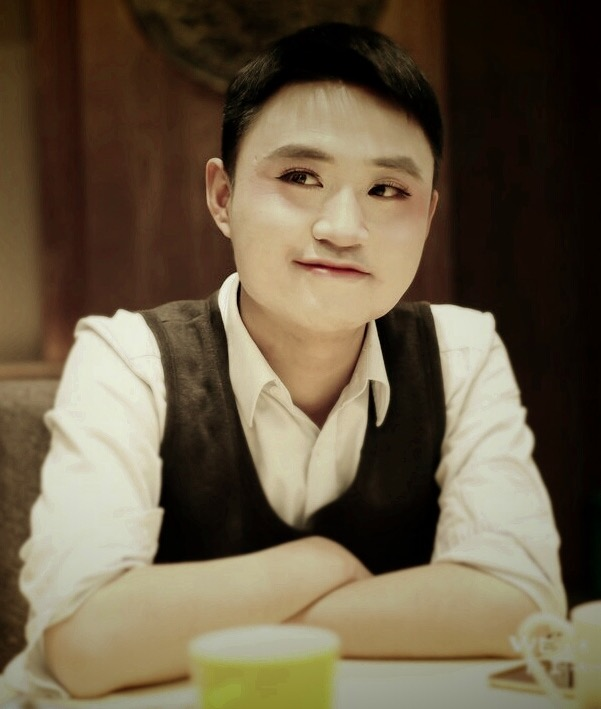
#> input picture wordcloud/myself.jpg, 601 x 709 px
$ python readbound.py
#> lines starting #> are read from the running program, lines starting #| are printed output that depends on the picture
#!/usr/bin/env python3

from PIL import Image, ImageFilter
from PIL import ImageOps

import numpy as np

img = Image.open("myself.jpg");
#> img is the input picture: PIL image 601x709 RGB; mean R, G, B 106.7, 93.1, 71


img = img.convert('L')
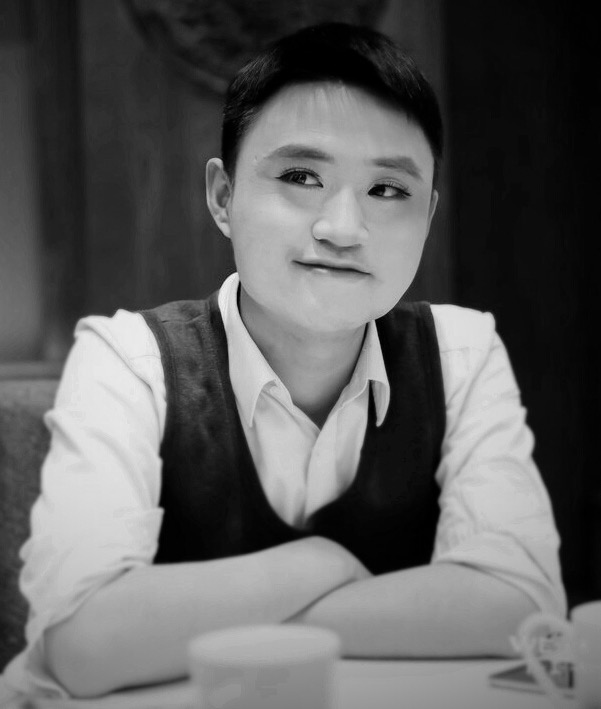
#> img: PIL image 601x709 L; min 0, max 239, mean 94.6

img = img.filter(ImageFilter.FIND_EDGES);
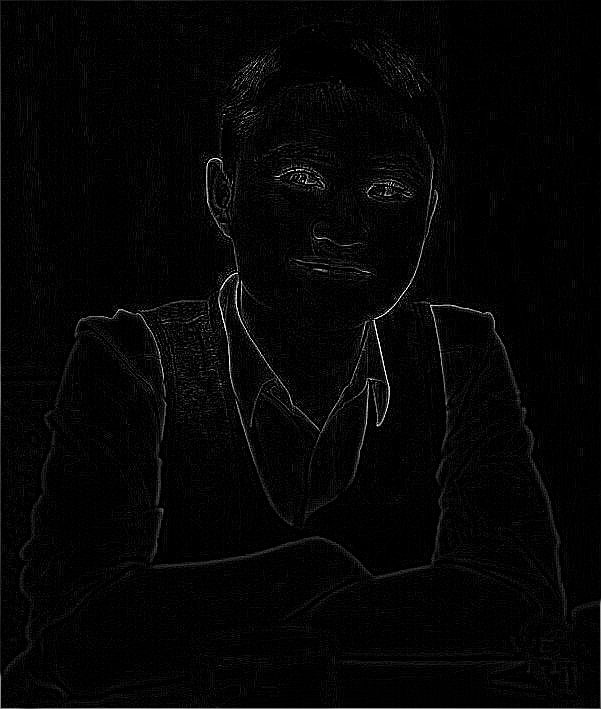
#> img: PIL image 601x709 L; min 0, max 255, mean 5.1
img = ImageOps.invert(img)
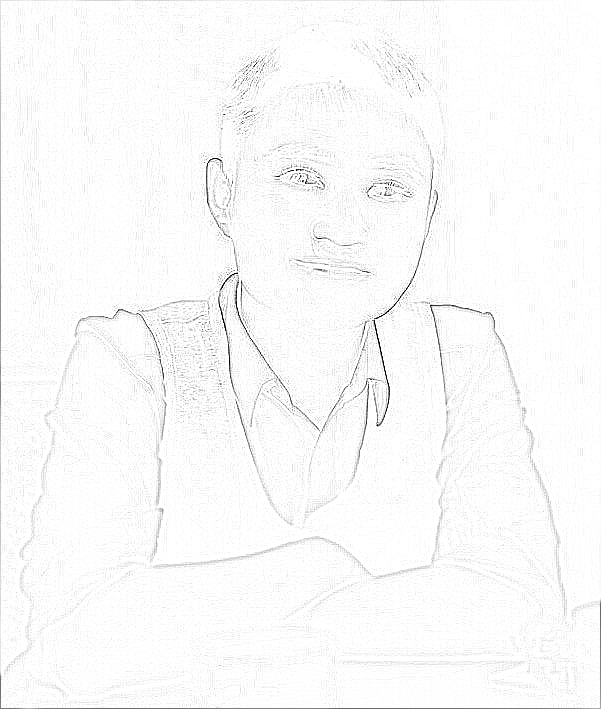
#> img: PIL image 601x709 L; min 0, max 255, mean 249.9

img = img.convert('RGB')
#> img: PIL image 601x709 RGB

source = np.array(img)
bound = np.array(img)

for hnum,i in enumerate(source):
    for wnum,j in enumerate(source[hnum]):
        if j[0] > 250:
           #bound[i][j] = [255,255,255]
            pass
        else:
           bound[i][j] = [0,0,0]
    #print(hnum)

img = np.array(bound)
img = Image.fromarray(img)

img.save('self.jpg')
img.show();
